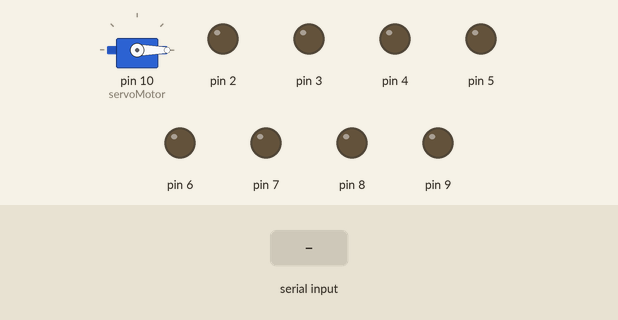
Bench run of a sketch on a simulated Arduino Uno, built with avr-gcc and run on an emulated ATmega328P. Shown: servo, output pins drawn as LEDs (lit = HIGH). Inputs (shaded band) come from the test bench.

Above: at 1.2 s.
1.3 s: "W#" received over Serial
At 2.7 s:
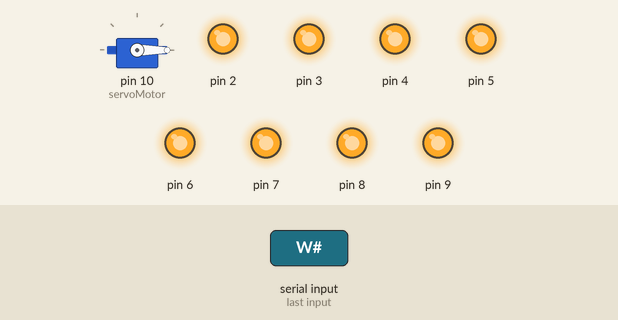
3.8 s: "W90#" received over Serial
At 5.9 s:
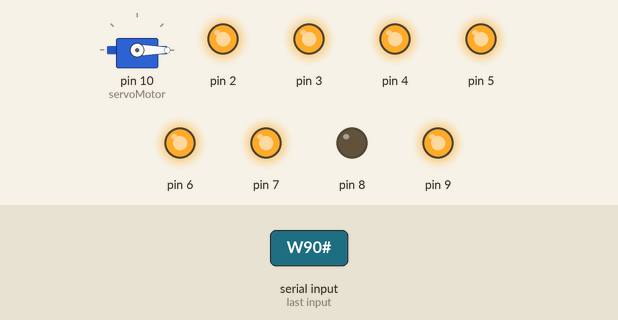
7.8 s: "D#" received over Serial
At 8.1 s:
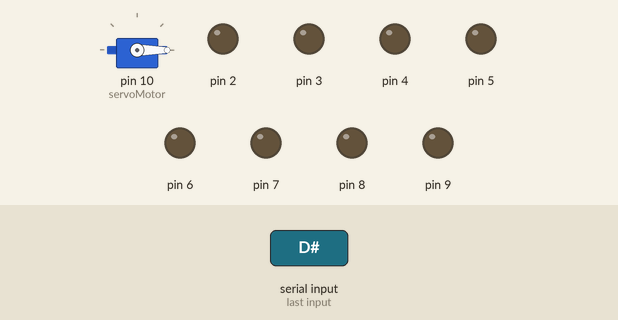
9.3 s: "U#" received over Serial
At 10.4 s:
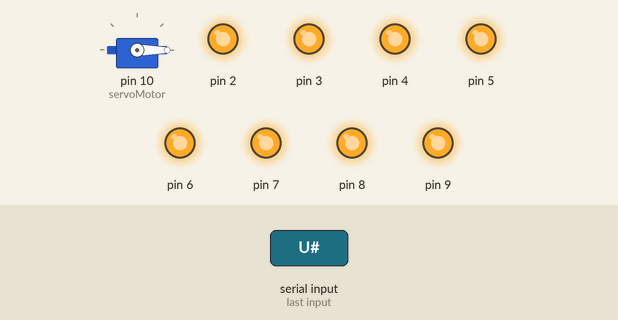
Timing chart, 0 to 11.8 s (numbered marks = the images above; inputs shaded):
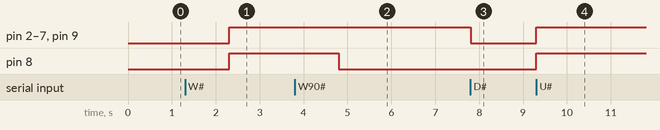

The sketch:

phi2.ino
```cpp
// Phi Version 4.0 ultrasonido
#include <NewPing.h> //sensor ultrasonido
#include <Servo.h> //servomotor


//variables globales
char caracter;
char data;
char parametro[8]; //utilizado para recibir los 8 bits del comando write
//char extendido[4]; //puertos extendidos
char parametro_pwm[2]; //puertos extendidos
String lectura; //arma el string de enviuio a python
int pin; //recibe el estado del puerto digital de lectura

//Sensor ultrasonido en puertos 11 y 12
#define TRIGGER_PIN  12  // Arduino pin tied to trigger pin on the ultrasonic sensor.
#define ECHO_PIN     11  // Arduino pin tied to echo pin on the ultrasonic sensor.
#define MAX_DISTANCE 200 // Maximum distance we want to ping for (in centimeters). Maximum sensor distance is rated at 400-500cm.
NewPing sonar(TRIGGER_PIN, ECHO_PIN, MAX_DISTANCE); // NewPing setup of pins and maximum distance.

//Servo en pin 10
Servo servoMotor;

void setup()
{
   Serial.begin(9600);
   //Serial.setTimeout(50);

   //definicion
   for (int i=2; i <= 9 ; i++){
      pinMode(i, OUTPUT);
   }

   //seteamos todo a nivel bajo
   for (int i=2; i <= 9; i++){
      digitalWrite(i, LOW);
   }

   for (int i=14; i <= 19 ; i++){
      pinMode(i, INPUT_PULLUP);
   }


  servoMotor.attach(10); // Iniciamos el servo para que empiece a trabajar con el pin 10
  servoMotor.write(0); // Inicializamos al ángulo 0 el servomotor
}

void loop()
{

   if (Serial.available()>0)
   {

      caracter = Serial.read();
      delay(1);
      if (caracter == 'L' ) //escribe low en el puerto que viene enviado despues
      {
          //recibimos 2 parametros el puerto y estado
          char b = Serial.read();
          b -= '0'; //se recibe el ascii del numero entre 0 y 9 que es del 48 al 47, si le resto el cero(48 ascii) me da el valor enviado
          digitalWrite(b+2, LOW);


       }

      if (caracter == 'H') //escribe high en el puerto que viene enviado despues
      {
          //recibimos 2 parametros el puerto y estado
          char b = Serial.read();
          b -= '0';
          digitalWrite(b+2, HIGH);

       }


      if (caracter == 'P') //pwm sobre el puerto indicado(1,3,4,7,8 correspondiemtes a 3,5,6,9,10 de arduino)
                           // el segundo parametro es un numero de 0 a 9 que se multtiplica por 25 para sacar la potencia(0 minima, 9 maxima)
      {
          //recibimos 2 parametros el puerto y estado
          int bytesleidos = Serial.readBytes(parametro_pwm,2);
          int puerto = parametro_pwm[0] - '0';
          int valor =  parametro_pwm[1] - '0';
          analogWrite(puerto+2, valor*25);


       }

      if (caracter == 'W') //escribir en todos s
      {
          //Si recubimos una W sabemos que lo que sigue es un numero entero entre 0 y 255 ya en binario de 8 posiciones
          //por ejemplo 00001001

          int bytesleidos = Serial.readBytes(parametro,8);

           for (int i=0; i <= 7 ; i++){

                if (parametro[i] == '0' ){
                   digitalWrite(9-i, LOW);
                }
                else
                {
                   digitalWrite(9-i, HIGH);

                }
             }
       }


        if (caracter == 'D'){   //setea todo a down
            for (int i=13; i >= 2; i--)
            {
                digitalWrite(i, LOW);
            }
        }

        if (caracter == 'U'){   //setea todo a up
            for (int i=13; i >= 2; i--)
            {
                digitalWrite(i, HIGH);

            }
        }

        if (caracter == 'R'){   //lee los puertos del 14 al 19 y los envia en un formato binario 01100000
            lectura = "";
            for (int i=14; i <= 19; i++)
            {
                lectura = lectura +  String(digitalRead(i));

            }
            Serial.println(lectura);
        }


        if (caracter == 'S') //lee el ultrasonido, calcula distancia y envia dato
      {
          float t = sonar.ping_median(10);
          Serial.println(sonar.convert_cm(t));

       }

        if (caracter == 'M') //mueve el servomotor
      {
              //Recibe un numero de 0 a 180 grados
              String angulo = Serial.readStringUntil('#'); //leo datos hasta el #
              servoMotor.write(angulo.toInt());


       }

    }
    delay(1);
}
```

Measured:
- after the input at 1.3 s, pin 2–9: LOW → HIGH after 1.0 s
- after the input at 3.8 s, pin 8: HIGH → LOW after 1.0 s
- after the input at 7.8 s, pin 2–7, pin 9: HIGH → LOW at once
- after the input at 9.3 s, pin 2–9: LOW → HIGH at once
